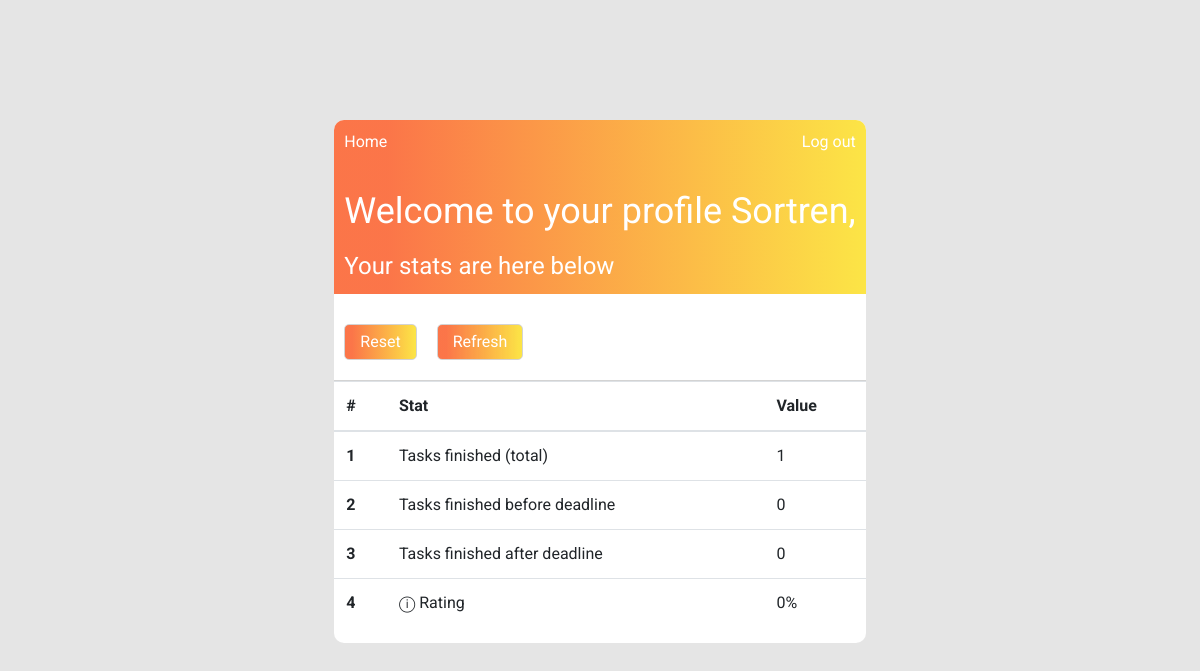
The app's page /profile/ (signed in), older data.
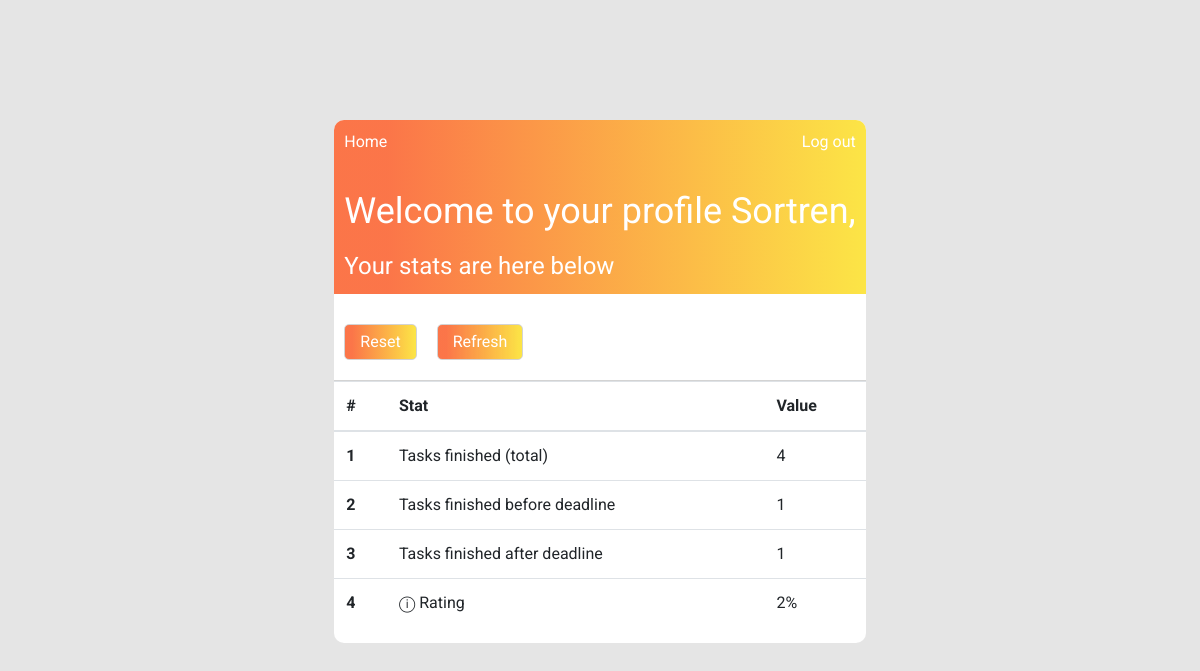
The same page, newer data.
### users/models.py (models this page shows, shortened)
class Profile(models.Model):
    user = models.OneToOneField(User, on_delete=models.CASCADE)
    total_tasks_finished = models.IntegerField(default=0)
    finished_before_deadline = models.IntegerField(default=0)
    finished_after_deadline = models.IntegerField(default=0)
    rating = models.IntegerField(default=0, validators=[validate_rating])

### users/views.py (the view)
# urls.py: path('profile/', include('users.urls')),
@login_required(login_url='login')
def profile(request):
    profile = Profile.objects.get(user=request.user)
    context = {
        'profile': profile
    }
    return render(request, 'users/profile.html', context)

### users/templates/users/profile.html (shortened to what this page needs)
{% extends "to_do/base_home.html" %}
{% block header%}
  <span class="welcome">Welcome to your profile <a href = "{% url 'profile' %} " class = "username">{{ user.username }},</a></span>
{% endblock header%}
{% block mid-panel %}
  <div class="sort">
    <form method="POST" action="reset-stats/" class="reset">
      <button class = "button" type="submit">Reset</button>
    </form>
    <form method="POST" action="refresh-stats/" class="reset">
      <button class = "button" type="submit">Refresh</button>
    </form>
  </div>
{% endblock mid-panel %}
{% block tasks-to-do %}
    <span class="incomplete">
      Your stats are here below
    </span>
{% endblock tasks-to-do %}
{% block profile%}
    <div class = "tasks-container">
      <table class="table">
        <thead>
          <tr>
            <th scope="col">#</th>
            <th scope="col">Stat</th>
            <th scope="col">Value</th>
          </tr>
        </thead>
        <tbody>
          <tr>
            <th scope="row">1</th>
            <td>Tasks finished (total)</td>
            <td>{{profile.total_tasks_finished}}</td>
          </tr>
          <tr>
            <th scope="row">2</th>
            <td>Tasks finished before deadline</td>
            <td>{{profile.finished_before_deadline}}</td>
          </tr>
          <tr>
            <th scope="row">3</th>
            <td>Tasks finished after deadline</td>
            <td>{{profile.finished_after_deadline}}</td>
          </tr>
          <tr>
            <th scope="row">4</th>
              <td>
                <span data-bs-toggle="tooltip" data-bs-placement="top" title="Rating is basically the percantage of your tasks finished before deadline to the total amount of tasks finished, thus you can know how on-time are" class="hidden-info">&#9432</span>
                <span>Rating</span>
              </td>
            <td>{{profile.rating}}%</td>
          </tr>
        </tbody>
      </table>
    </div>
{% endblock profile%}

Row changes from the older to the newer data that the page shows:
changed Profile: total_tasks_finished "1" → "4"; finished_before_deadline "0" → "1"; finished_after_deadline "0" → "1"; rating "0" → "2"
